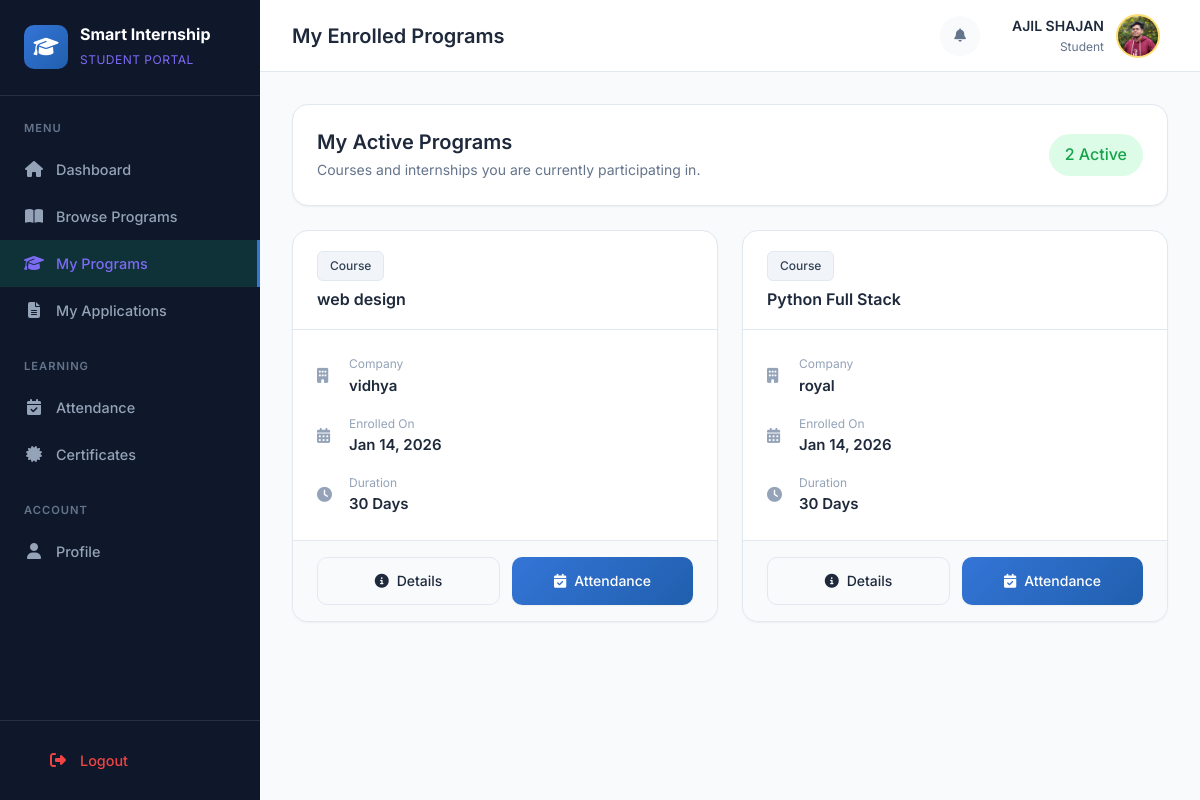
The app's page /student/my-programs/ (signed in) with its own data.
### accounts/models.py (models this page shows, shortened)
class User(AbstractUser):
    ROLE_CHOICES = (
        ('ADMIN', 'Admin'),
        ('COORDINATOR', 'HR Coordinator'),
        ('STUDENT', 'Student'),
    )
    APPROVAL_STATUS_CHOICES = (
        ('PENDING', 'Pending Approval'),
        ('APPROVED', 'Approved'),
        ('REJECTED', 'Rejected'),
    )
    role = models.CharField(max_length=20, choices=ROLE_CHOICES, default='STUDENT')
    phone = models.CharField(max_length=15, blank=True, null=True)
    address = models.TextField(blank=True, null=True)
    profile_picture = models.ImageField(upload_to='profiles/', blank=True, null=True)
    institution = models.ForeignKey(
        'institutions.Institution',
        on_delete=models.SET_NULL,
        null=True,
        blank=True,
        related_name='users'
    )
    qualification = models.CharField(max_length=255, blank=True, null=True, help_text="Student's highest qualification")
    is_active = models.BooleanField(default=True)
    approval_status = models.CharField(
        max_length=20,
        choices=APPROVAL_STATUS_CHOICES,
        default='APPROVED',  # Default to APPROVED for admin/coordinator, will be PENDING for students
        help_text='Approval status for student registrations'
    )
    approved_by = models.ForeignKey(
        'self',
        on_delete=models.SET_NULL,
        null=True,
        blank=True,
        related_name='approved_students',
        help_text='Coordinator or Admin who approved/rejected this user'
    )
    approval_date = models.DateTimeField(null=True, blank=True)
    rejection_reason = models.TextField(blank=True, null=True, help_text='Reason for rejection if rejected')
    created_at = models.DateTimeField(auto_now_add=True)
    updated_at = models.DateTimeField(auto_now=True)
    class Meta:
        verbose_name = 'User'
        verbose_name_plural = 'Users'

### applications/models.py (models this page shows, shortened)
class Application(models.Model):
    STATUS_CHOICES = [
        ('PENDING', 'Pending'),
        ('APPROVED', 'Approved'),
        ('REJECTED', 'Rejected'),
        ('WITHDRAWN', 'Withdrawn'),
    ]
    student = models.ForeignKey(
        settings.AUTH_USER_MODEL,
        on_delete=models.CASCADE,
        limit_choices_to={'role': 'STUDENT'},
        related_name='applications'
    )
    course = models.ForeignKey(Course, null=True, blank=True, on_delete=models.CASCADE)
    internship = models.ForeignKey(Internship, null=True, blank=True, on_delete=models.CASCADE)
    status = models.CharField(max_length=20, choices=STATUS_CHOICES, default='PENDING')
    applied_at = models.DateTimeField(auto_now_add=True)
    reviewed_at = models.DateTimeField(blank=True, null=True)
    reviewed_by = models.ForeignKey(
        settings.AUTH_USER_MODEL,
        on_delete=models.SET_NULL,
        null=True,
        blank=True,
        related_name='reviewed_applications'
    )
    notes = models.TextField(blank=True, null=True, help_text="Notes from reviewer")
    student_remarks = models.TextField(blank=True, null=True, help_text="Remarks from student")
    class Meta:
        verbose_name = 'Application'
        verbose_name_plural = 'Applications'
        ordering = ['-applied_at']
    @property
    def program_name(self):
        if self.course:
            return self.course.name
        elif self.internship:
            return self.internship.title
        return 'N/A'
    @property
    def program_type(self):
        if self.course:
            return 'Course'
        elif self.internship:
            return 'Internship'
        return 'N/A'

### courses/models.py (models this page shows, shortened)
class Course(models.Model):
    name = models.CharField(max_length=200)
    description = models.TextField(blank=True, null=True)
    institution = models.ForeignKey(Institution, on_delete=models.CASCADE)
    coordinator = models.ForeignKey(
        settings.AUTH_USER_MODEL,
        on_delete=models.SET_NULL,
        null=True,
        blank=True,
        limit_choices_to={'role': 'COORDINATOR'},
        related_name='coordinated_courses'
    )
    CATEGORY_CHOICES = (
        ('WEB', 'Web Development'),
        ('PYTHON', 'Python Programming'),
        ('DATA', 'Data Science'),
        ('AI', 'Artificial Intelligence'),
        ('APP', 'App Development'),
        ('CYBER', 'Cyber Security'),
        ('DESIGN', 'UI/UX Design'),
        ('OTHER', 'Other'),
    )
    category = models.CharField(max_length=20, choices=CATEGORY_CHOICES, default='OTHER')
    duration_days = models.IntegerField(default=30, help_text="Duration in days")
    max_students = models.IntegerField(default=50)
    start_date = models.DateField(blank=True, null=True)
    end_date = models.DateField(blank=True, null=True)
    eligibility = models.TextField(blank=True, null=True, help_text="Eligibility criteria")
    is_active = models.BooleanField(default=True)
    created_at = models.DateTimeField(auto_now_add=True)
    updated_at = models.DateTimeField(auto_now=True)
    class Meta:
        verbose_name = 'Course'
        verbose_name_plural = 'Courses'
        ordering = ['-created_at']

### institutions/models.py (models this page shows, shortened)
class Institution(models.Model):
    name = models.CharField(max_length=200, verbose_name='Company Name')
    location = models.CharField(max_length=200)
    address = models.TextField(blank=True, null=True)
    phone = models.CharField(max_length=15, blank=True, null=True, verbose_name='Company Phone')
    email = models.EmailField(blank=True, null=True, verbose_name='Company Email')
    website = models.URLField(blank=True, null=True)
    logo = models.ImageField(upload_to='companies/', blank=True, null=True)
    description = models.TextField(blank=True, null=True)
    hr_coordinator_name = models.CharField(max_length=200, blank=True, null=True, verbose_name='HR Coordinator Name')
    hr_coordinator_phone = models.CharField(max_length=15, blank=True, null=True, verbose_name='HR Coordinator Phone')
    hr_coordinator_email = models.EmailField(blank=True, null=True, verbose_name='HR Coordinator Email')
    coordinator = models.ForeignKey(
        settings.AUTH_USER_MODEL,
        on_delete=models.SET_NULL,
        null=True,
        blank=True,
        limit_choices_to={'role': 'COORDINATOR'},
        related_name='managed_companies'
    )
    is_active = models.BooleanField(default=True)
    created_at = models.DateTimeField(auto_now_add=True)
    updated_at = models.DateTimeField(auto_now=True)
    class Meta:
        verbose_name = 'Company'
        verbose_name_plural = 'Companies'
        ordering = ['name']

### accounts/student_views.py (the view)
# urls.py: path('my-programs/', student_views.my_programs, name='my_programs'),
@student_required
def my_programs(request):
    student = request.user
    enrolled_programs = Application.objects.filter(
        student=student,
        status='APPROVED'
    ).filter(
        Q(course__is_active=True) | Q(internship__is_active=True)
    ).select_related('course', 'internship', 'course__institution', 'internship__institution')
    context = {
        'enrolled_programs': enrolled_programs,
    }
    return render(request, 'student/my_programs.html', context)

### templates/student/my_programs.html (shortened to what this page needs)
{% extends 'student/base.html' %}
{% block page_title %}My Enrolled Programs{% endblock %}
{% block content %}
<div class="card" style="margin-bottom: var(--space-6);">
    <div class="card-body">
        <div style="display: flex; justify-content: space-between; align-items: center;">
            <div>
                <h3 style="margin-bottom: 4px;">My Active Programs</h3>
                <p style="color: var(--text-secondary); font-size: 0.875rem;">Courses and internships you are currently participating in.</p>
            </div>
            <div class="badge badge-success" style="padding: 8px 16px; font-size: 1rem;">
                {{ enrolled_programs|length }} Active
            </div>
        </div>
    </div>
</div>
<div style="display: grid; grid-template-columns: repeat(auto-fill, minmax(350px, 1fr)); gap: var(--space-6);">
    {% for app in enrolled_programs %}
    <div class="card">
        <div class="card-header">
            <div>
                <span class="tag" style="margin-bottom: var(--space-2);">{{ app.program_type }}</span>
                <h3 class="card-title">{{ app.program_name }}</h3>
            </div>
        </div>
        <div class="card-body">
            <div style="display: flex; flex-direction: column; gap: var(--space-4);">
                <div style="display: flex; align-items: center; gap: 12px;">
                    <i class="fas fa-building" style="color: var(--text-muted); width: 20px;"></i>
                    <div>
                        <div style="font-size: 0.75rem; color: var(--text-muted);">Company</div>
                        <div style="font-weight: 600;">{% if app.course %}{{ app.course.institution.name }}{% else %}{{ app.internship.institution.name }}{% endif %}</div>
                    </div>
                </div>
                <div style="display: flex; align-items: center; gap: 12px;">
                    <i class="fas fa-calendar-alt" style="color: var(--text-muted); width: 20px;"></i>
                    <div>
                        <div style="font-size: 0.75rem; color: var(--text-muted);">Enrolled On</div>
                        <div style="font-weight: 600;">{{ app.applied_at|date:"M d, Y" }}</div>
                    </div>
                </div>
                <div style="display: flex; align-items: center; gap: 12px;">
                    <i class="fas fa-clock" style="color: var(--text-muted); width: 20px;"></i>
                    <div>
                        <div style="font-size: 0.75rem; color: var(--text-muted);">Duration</div>
                        <div style="font-weight: 600;">
                            {% if app.course %}{{ app.course.duration_days }} Days{% else %}{{ app.internship.duration }} Days{% endif %}
                        </div>
                    </div>
                </div>
            </div>
        </div>
        <div class="card-footer" style="display: flex; gap: var(--space-3);">
            {% if app.course %}
            <a href="{% url 'student:program_detail' app.course.id %}?type=course" class="btn btn-secondary" style="flex: 1;">
                <i class="fas fa-info-circle"></i> Details
            </a>
            {% else %}
            <a href="{% url 'student:program_detail' app.internship.id %}?type=internship" class="btn btn-secondary" style="flex: 1;">
                <i class="fas fa-info-circle"></i> Details
            </a>
            {% endif %}
            <a href="{% url 'student:attendance' %}" class="btn btn-primary" style="flex: 1;">
                <i class="fas fa-calendar-check"></i> Attendance
            </a>
        </div>
    </div>
    {% endfor %}
</div>
{% endblock %}

### templates/student/base.html (shortened to what this page needs)
{% load static %}
<!DOCTYPE html>
<html lang="en">
<head>
    <link rel="stylesheet" href="https://cdnjs.cloudflare.com/ajax/libs/font-awesome/6.4.2/css/all.min.css">
    <link rel="stylesheet" href="{% static 'css/style.css' %}">
</head>
<body>
    <div class="app-layout">
        <aside class="sidebar">
            <div class="sidebar-header">
                <div class="sidebar-logo">
                    <div class="sidebar-logo-icon">
                        <i class="fas fa-graduation-cap"></i>
                    </div>
                    <div class="sidebar-logo-text">
                        <h1>Smart Internship</h1>
                        <span>Student Portal</span>
                    </div>
                </div>
            </div>
            <nav class="sidebar-nav">
                <div class="nav-section">
                    <div class="nav-section-title">Menu</div>
                    <a href="{% url 'student:dashboard' %}" class="nav-item {% if request.resolver_match.url_name == 'dashboard' %}active{% endif %}">
                        <i class="fas fa-home"></i>
                        <span>Dashboard</span>
                    </a>
                    <a href="{% url 'student:programs' %}" class="nav-item {% if request.resolver_match.url_name == 'programs' or request.resolver_match.url_name == 'search' %}active{% endif %}">
                        <i class="fas fa-book-open"></i>
                        <span>Browse Programs</span>
                    </a>
                    <a href="{% url 'student:my_programs' %}" class="nav-item {% if request.resolver_match.url_name == 'my_programs' %}active{% endif %}">
                        <i class="fas fa-graduation-cap"></i>
                        <span>My Programs</span>
                    </a>
                    <a href="{% url 'student:applications' %}" class="nav-item {% if request.resolver_match.url_name == 'applications' %}active{% endif %}">
                        <i class="fas fa-file-alt"></i>
                        <span>My Applications</span>
                    </a>
                </div>
                <div class="nav-section">
                    <div class="nav-section-title">Learning</div>
                    <a href="{% url 'student:attendance' %}" class="nav-item {% if request.resolver_match.url_name == 'attendance' %}active{% endif %}">
                        <i class="fas fa-calendar-check"></i>
                        <span>Attendance</span>
                    </a>
                    <a href="{% url 'student:certificates' %}" class="nav-item {% if request.resolver_match.url_name == 'certificates' %}active{% endif %}">
                        <i class="fas fa-certificate"></i>
                        <span>Certificates</span>
                    </a>
                </div>
                <div class="nav-section">
                    <div class="nav-section-title">Account</div>
                    <a href="{% url 'student:profile' %}" class="nav-item {% if request.resolver_match.url_name == 'profile' %}active{% endif %}">
                        <i class="fas fa-user"></i>
                        <span>Profile</span>
                    </a>
                </div>
            </nav>
            <div class="sidebar-footer">
                <a href="{% url 'logout' %}" class="nav-item logout">
                    <i class="fas fa-sign-out-alt"></i>
                    <span>Logout</span>
                </a>
            </div>
        </aside>
        <main class="main-content">
            <header class="header">
                <div class="header-left">
                    <h2 class="page-title">{% block page_title %}Dashboard{% endblock %}</h2>
                </div>
                <div class="header-right">
                    <div class="header-actions">
                        <button class="header-btn">
                            <i class="fas fa-bell"></i>
                        </button>
                    </div>
                    <div class="user-menu">
                        <div class="user-info">
                            <div class="user-name">{{ request.user.get_full_name|default:request.user.username }}</div>
                            <div class="user-role">Student</div>
                        </div>
                        <div class="user-avatar">
                            {% if request.user.profile_picture %}
                                <img src="{{ request.user.profile_picture.url }}" alt="Avatar" style="width:100%;height:100%;border-radius:50%;object-fit:cover;">
                            {% else %}
                                {{ request.user.username|slice:":1"|upper }}
                            {% endif %}
                        </div>
                    </div>
                </div>
            </header>
            <div class="page-content">
                {% block content %}{% endblock %}
            </div>
        </main>
    </div>
</body>
</html>

### templates/student/base.html (style rules this page uses)
* { -ms-overflow-style: none; scrollbar-width: none; }

### records on screen
User: user.get_full_name "AJIL SHAJAN", user.profile_picture (picture)
Application: program_type "Course", program_name "web design", course.institution.name "vidhya", applied_at "Jan 14, 2026", course.duration_days "30", shows "Details"
Application: program_type "Course", program_name "Python Full Stack", course.institution.name "royal", applied_at "Jan 14, 2026", course.duration_days "30", shows "Details"

### other values on screen
{{ enrolled_programs|length }} "2"
